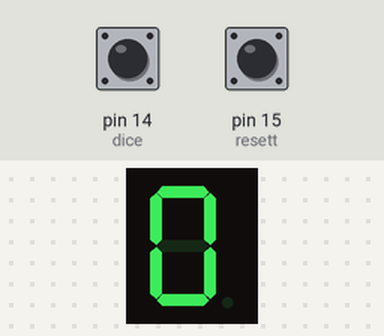
Recording of a sketch running on a simulated Arduino Uno, built with avr-gcc and run on an emulated ATmega328P. Parts: 1-digit seven-segment display. Wiring (inferred from the names in the program): 1-digit 7-segment display, segments lit when LOW: segments pin 6, pin 5, pin 4, pin 3, pin 2, pin 1, pin 0. The inputs (shaded band) are chosen by the test bench; at power-on: pin 14 (dice) HIGH, pin 15 (resett) HIGH. Random numbers use the default seed unless the sketch sets one; the segment pins are drawn as the display they are named for.

Above: at 2.2 s.
2.3 s: pin 14 (dice) pulled LOW for 0.15 s
At 2.31 s:
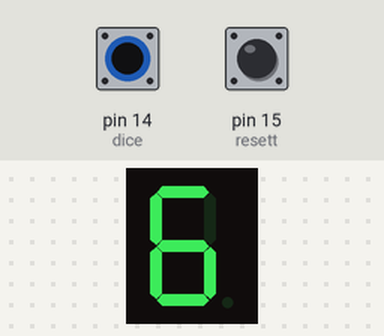
5.3 s: pin 14 (dice) pulled LOW for 1 s
At 5.56 s:
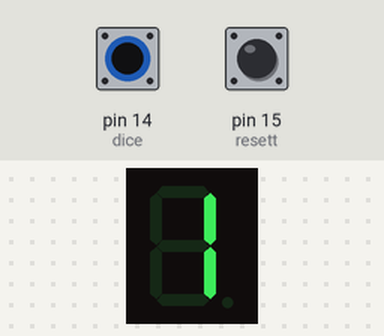

The sketch:

Digital_Dice.ino
```cpp
#define resett 15
#define dice 14
char digit[6]={0x02, 0x79, 0x24, 0x30, 0x19, 0x12};
int pin[7]={6,5,4,3,2,1,0};
void setup()
{
  for(int i=0;i<7;i++)
  pinMode(pin[i], OUTPUT);
  pinMode(dice, INPUT);
  pinMode(resett, INPUT);
  digitalWrite(dice, HIGH);
  digitalWrite(resett, HIGH);
   int temp=0x40;
    for(int i=0;i<7;i++)
    {
      int temp1=temp&0x01;
      digitalWrite(pin[i], temp1);
      temp=temp>>1;
    }
    delay(1000);
}
void loop()
{
  int temp=rand();
  if(digitalRead(dice)==0)
  {
    int k=temp%6;
    temp=digit[k];
    wait();
    for(int i=0;i<7;i++)
    {
      int temp1=temp&0x01;
      digitalWrite(pin[i], temp1);
      temp=temp>>1;
    }
    delay(200);
  }

  if(digitalRead(resett)==0)
  {
    temp=0x40;
    for(int i=0;i<7;i++)
    {
      int temp1=temp&0x01;
      digitalWrite(pin[i], temp1);
      temp=temp>>1;
    }
  }
}
void wait()
{
  for(int m=0;m<10;m++)
  {
   for(int k=0;k<6;k++)
   {
    int ch=digit[k];
    for(int l=0;l<7;l++)
    {
      char tem2=ch&0x01;
      digitalWrite(pin[l], tem2);
      ch=ch>>1;
    }
    delay(50);
   }
  }
}
```

Measured:
- after the input at 2.3 s, the display: changes at once (image 1)
